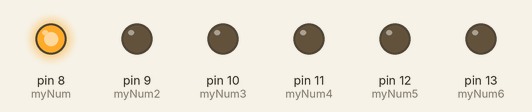
This sketch was run on a simulated Arduino Uno, built with avr-gcc and run on an emulated ATmega328P. Parts: output pins drawn as LEDs (lit = HIGH).

Above: at 0.05 s.
At 0.75 s:
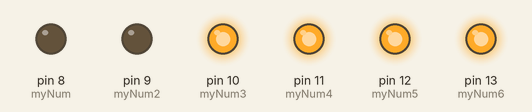
At 1.35 s:
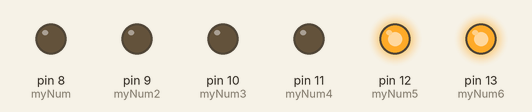
At 2.75 s:
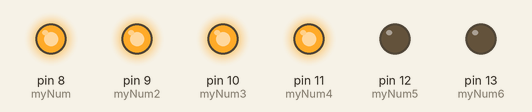
At 4.15 s:
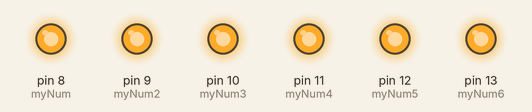
At 5.45 s:
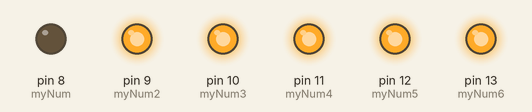
Timing chart, 0 to 5.8 s (numbered marks = the images above):
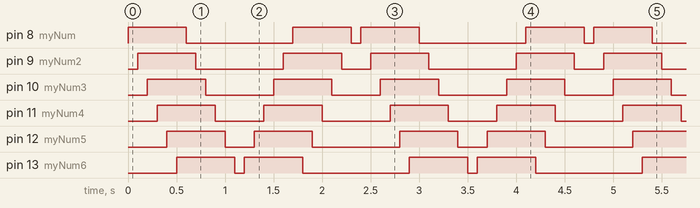

The sketch:

LearningArduino.ino
```cpp
static unsigned int myNum = 8;
static unsigned int myNum2 = 9;
static unsigned int myNum3 = 10;
static unsigned int myNum4 = 11;
static unsigned int myNum5 = 12;
static unsigned int myNum6 = 13;

void setup() {
  // put your setup code here, to run once:
  pinMode(myNum, OUTPUT);
  pinMode(myNum2, OUTPUT);
  pinMode(myNum3, OUTPUT);
  pinMode(myNum4, OUTPUT);
  pinMode(myNum5, OUTPUT);
  pinMode(myNum6, OUTPUT);
}

void loop() {
  // put your main code here, to run repeatedly:
  digitalWrite(myNum, true);
  delay(100);
  digitalWrite(myNum2, true);
  delay(100);
  digitalWrite(myNum3, true);
  delay(100);
  digitalWrite(myNum4, true);
  delay(100);
  digitalWrite(myNum5, true);
  delay(100);
  digitalWrite(myNum6, true);
  delay(100);
  digitalWrite(myNum, false);
  delay(100);
  digitalWrite(myNum2, false);
  delay(100);
  digitalWrite(myNum3, false);
  delay(100);
  digitalWrite(myNum4, false);
  delay(100);
  digitalWrite(myNum5, false);
  delay(100);
  digitalWrite(myNum6, false);
  delay(100);
  digitalWrite(myNum6, true);
  delay(100);
  digitalWrite(myNum5, true);
  delay(100);
  digitalWrite(myNum4, true);
  delay(100);
  digitalWrite(myNum3, true);
  delay(100);
  digitalWrite(myNum2, true);
  delay(100);
  digitalWrite(myNum, true);
  delay(100);
  digitalWrite(myNum6, false);
  delay(100);
  digitalWrite(myNum5, false);
  delay(100);
  digitalWrite(myNum4, false);
  delay(100);
  digitalWrite(myNum3, false);
  delay(100);
  digitalWrite(myNum2, false);
  delay(100);
  digitalWrite(myNum, false);
  delay(100);
}
```

Measured:
- by itself, pin 8 (myNum): repeats every 2.4 s: LOW 1.1 s, HIGH 0.60 s, LOW 0.10 s, HIGH 0.60 s
- by itself, pin 9 (myNum2): repeats every 2.4 s: LOW 0.90 s, HIGH 0.60 s, LOW 0.30 s, HIGH 0.60 s
- by itself, pin 10 (myNum3): repeats every 2.4 s: LOW 0.70 s, HIGH 0.60 s, LOW 0.50 s, HIGH 0.60 s
- by itself, pin 11 (myNum4): repeats every 2.4 s: LOW 0.50 s, HIGH 0.60 s, LOW 0.70 s, HIGH 0.60 s
- by itself, pin 12 (myNum5): repeats every 2.4 s: LOW 0.30 s, HIGH 0.60 s, LOW 0.90 s, HIGH 0.60 s
- by itself, pin 13 (myNum6): repeats every 2.4 s: LOW 0.10 s, HIGH 0.60 s, LOW 1.1 s, HIGH 0.60 s
